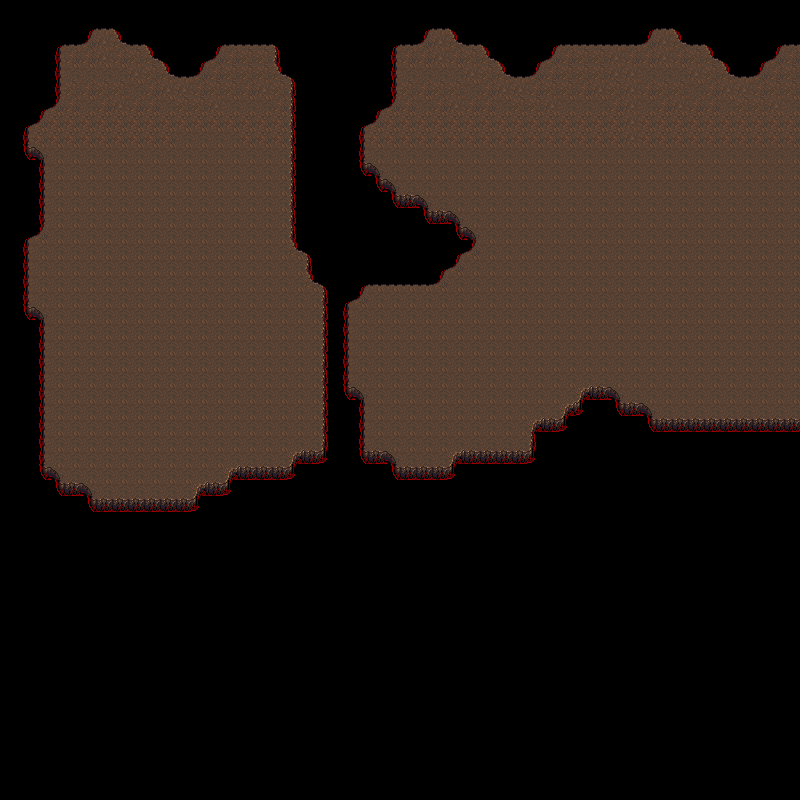

Below is a game level as drawn by its tile map, then a one-line description and the .tmx file that defines it, in full:
An orthogonal 50x50 tile map with 16x16 px tiles, 1 tile layer (Tile Layer 1).

<map version="1.4" tiledversion="1.4.2" orientation="orthogonal" renderorder="right-down" width="50" height="50" tilewidth="16" tileheight="16" infinite="0" nextlayerid="2" nextobjectid="1">
 <tileset firstgid="1" source="Cave.tsx" />
 <layer id="1" name="Tile Layer 1" width="50" height="50">
  <data encoding="csv">
0,0,0,0,0,0,0,0,0,0,0,0,0,0,0,0,0,0,0,0,0,0,0,0,0,0,0,0,0,0,0,0,0,0,0,0,0,0,0,0,0,0,0,0,0,0,0,0,0,0,
0,0,0,0,0,177,178,179,0,0,0,0,0,0,0,0,0,0,0,0,0,0,0,0,0,0,177,178,179,0,0,0,0,0,0,0,0,0,0,0,177,178,179,0,0,0,0,0,0,0,
0,0,0,177,178,225,145,226,178,179,0,0,0,177,178,178,178,179,0,0,0,0,0,0,177,178,225,145,226,178,179,0,0,0,177,178,178,178,178,178,225,145,226,178,179,0,0,0,177,178,
0,0,0,193,162,162,145,162,161,226,179,0,177,225,162,161,161,195,0,0,0,0,0,0,193,162,162,145,162,161,226,179,0,177,225,162,161,161,145,162,162,145,162,161,226,179,0,177,225,162,
0,0,0,193,146,146,146,146,145,161,226,178,225,162,161,161,161,226,179,0,0,0,0,0,193,146,146,146,146,145,161,226,178,225,162,161,161,161,145,145,146,146,146,145,161,226,178,225,162,161,
0,0,0,193,161,162,161,161,146,162,145,145,162,161,161,162,145,161,195,0,0,0,0,0,193,161,162,161,161,146,162,145,145,162,161,161,162,145,161,145,162,161,161,146,162,145,145,162,161,161,
0,0,177,225,162,146,162,145,162,162,146,161,161,145,146,146,146,162,195,0,0,0,0,177,225,162,146,162,145,162,162,146,161,161,145,146,146,146,162,145,146,162,145,162,162,146,161,161,145,146,
0,177,225,194,194,194,194,194,194,194,194,194,194,194,194,194,194,194,195,0,0,0,177,225,194,194,194,194,194,194,194,194,194,194,194,194,194,194,194,145,194,194,194,194,194,194,194,194,194,194,
0,193,194,194,194,194,194,194,194,194,194,146,146,146,146,194,194,194,195,0,0,0,193,194,194,194,194,194,194,194,194,194,194,194,194,194,194,194,194,145,194,194,194,194,194,194,194,194,194,194,
0,209,241,146,146,146,146,146,146,146,146,146,146,146,146,146,146,146,195,0,0,0,193,146,146,146,146,146,146,146,146,146,146,146,146,146,146,146,146,146,146,146,146,146,146,146,146,146,146,146,
0,0,193,146,146,146,146,146,146,146,146,146,146,146,146,146,146,146,195,0,0,0,209,241,146,146,146,146,146,146,146,146,146,146,146,146,146,146,146,146,146,146,146,146,146,146,146,146,146,146,
0,0,193,146,146,146,146,146,146,146,146,146,146,146,146,146,146,146,195,0,0,0,0,209,241,146,146,146,146,146,146,146,146,146,146,146,146,146,146,146,146,146,146,146,146,146,146,146,146,146,
0,0,193,146,146,146,146,146,146,146,146,146,146,146,146,146,146,146,195,0,0,0,0,0,209,210,241,146,146,146,146,146,146,146,146,146,146,146,146,146,146,146,146,146,146,146,146,146,146,146,
0,0,193,146,146,146,146,146,146,146,146,146,146,146,146,146,146,146,195,0,0,0,0,0,0,0,209,210,241,146,146,146,146,146,146,146,146,146,146,146,146,146,146,146,146,146,146,146,146,146,
0,177,225,146,146,146,146,146,146,146,146,146,146,146,146,146,146,146,195,0,0,0,0,0,0,0,0,0,209,241,146,146,146,146,146,146,146,146,146,146,146,146,146,146,146,146,146,146,146,146,
0,193,146,146,146,146,146,146,146,146,146,146,146,146,146,146,146,146,226,179,0,0,0,0,0,0,0,0,177,225,146,146,146,146,146,146,146,146,146,146,146,146,146,146,146,146,146,146,146,146,
0,193,146,146,146,146,146,146,146,146,146,146,146,146,146,146,146,146,146,195,0,0,0,0,0,0,0,177,225,146,146,146,146,146,146,146,146,146,146,146,146,146,146,146,146,146,146,146,146,146,
0,193,146,146,146,146,146,146,146,146,146,146,146,146,146,146,146,146,146,226,179,0,177,178,178,178,178,225,146,146,146,146,146,146,146,146,146,146,146,146,146,146,146,146,146,146,146,146,146,146,
0,193,146,146,146,146,146,146,146,146,146,146,146,146,146,146,146,146,146,146,195,177,225,146,146,146,146,146,146,146,146,146,146,146,146,146,146,146,146,146,146,146,146,146,146,146,146,146,146,146,
0,209,241,146,146,146,146,146,146,146,146,146,146,146,146,146,146,146,146,146,195,193,146,146,146,146,146,146,146,146,146,146,146,146,146,146,146,146,146,146,146,146,146,146,146,146,146,146,146,146,
0,0,193,146,146,146,146,146,146,146,146,146,146,146,146,146,146,146,146,146,195,193,146,146,146,146,146,146,146,146,146,146,146,146,146,146,146,146,146,146,146,146,146,146,146,146,146,146,146,146,
0,0,193,146,146,146,146,146,146,146,146,146,146,146,146,146,146,146,146,146,195,193,146,146,146,146,146,146,146,146,146,146,146,146,146,146,146,146,146,146,146,146,146,146,146,146,146,146,146,146,
0,0,193,146,146,146,146,146,146,146,146,146,146,146,146,146,146,146,146,146,195,193,146,146,146,146,146,146,146,146,146,146,146,146,146,146,146,146,146,146,146,146,146,146,146,146,146,146,146,146,
0,0,193,146,146,146,146,146,146,146,146,146,146,146,146,146,146,146,146,146,195,193,146,146,146,146,146,146,146,146,146,146,146,146,146,146,146,146,146,146,146,146,146,146,146,146,146,146,146,146,
0,0,193,146,146,146,146,146,146,146,146,146,146,146,146,146,146,146,146,146,195,209,241,146,146,146,146,146,146,146,146,146,146,146,146,146,242,210,241,146,146,146,146,146,146,146,146,146,146,146,
0,0,193,146,146,146,146,146,146,146,146,146,146,146,146,146,146,146,146,146,195,0,193,146,146,146,146,146,146,146,146,146,146,146,146,242,211,0,209,210,241,146,146,146,146,146,146,146,146,146,
0,0,193,146,146,146,146,146,146,146,146,146,146,146,146,146,146,146,146,146,195,0,193,146,146,146,146,146,146,146,146,146,146,242,210,211,0,0,0,0,209,210,210,210,210,210,210,210,210,210,
0,0,193,146,146,146,146,146,146,146,146,146,146,146,146,146,146,146,146,146,195,0,193,146,146,146,146,146,146,146,146,146,146,195,0,0,0,0,0,0,0,0,0,0,0,0,0,0,0,0,
0,0,193,146,146,146,146,146,146,146,146,146,146,146,146,146,146,146,242,210,211,0,209,210,241,146,146,146,242,210,210,210,210,211,0,0,0,0,0,0,0,0,0,0,0,0,0,0,0,0,
0,0,209,241,146,146,146,146,146,146,146,146,146,146,242,210,210,210,211,0,0,0,0,0,209,210,210,210,211,0,0,0,0,0,0,0,0,0,0,0,0,0,0,0,0,0,0,0,0,0,
0,0,0,209,210,241,146,146,146,146,146,146,242,210,211,0,0,0,0,0,0,0,0,0,0,0,0,0,0,0,0,0,0,0,0,0,0,0,0,0,0,0,0,0,0,0,0,0,0,0,
0,0,0,0,0,209,210,210,210,210,210,210,211,0,0,0,0,0,0,0,0,0,0,0,0,0,0,0,0,0,0,0,0,0,0,0,0,0,0,0,0,0,0,0,0,0,0,0,0,0,
0,0,0,0,0,0,0,0,0,0,0,0,0,0,0,0,0,0,0,0,0,0,0,0,0,0,0,0,0,0,0,0,0,0,0,0,0,0,0,0,0,0,0,0,0,0,0,0,0,0,
0,0,0,0,0,0,0,0,0,0,0,0,0,0,0,0,0,0,0,0,0,0,0,0,0,0,0,0,0,0,0,0,0,0,0,0,0,0,0,0,0,0,0,0,0,0,0,0,0,0,
0,0,0,0,0,0,0,0,0,0,0,0,0,0,0,0,0,0,0,0,0,0,0,0,0,0,0,0,0,0,0,0,0,0,0,0,0,0,0,0,0,0,0,0,0,0,0,0,0,0,
0,0,0,0,0,0,0,0,0,0,0,0,0,0,0,0,0,0,0,0,0,0,0,0,0,0,0,0,0,0,0,0,0,0,0,0,0,0,0,0,0,0,0,0,0,0,0,0,0,0,
0,0,0,0,0,0,0,0,0,0,0,0,0,0,0,0,0,0,0,0,0,0,0,0,0,0,0,0,0,0,0,0,0,0,0,0,0,0,0,0,0,0,0,0,0,0,0,0,0,0,
0,0,0,0,0,0,0,0,0,0,0,0,0,0,0,0,0,0,0,0,0,0,0,0,0,0,0,0,0,0,0,0,0,0,0,0,0,0,0,0,0,0,0,0,0,0,0,0,0,0,
0,0,0,0,0,0,0,0,0,0,0,0,0,0,0,0,0,0,0,0,0,0,0,0,0,0,0,0,0,0,0,0,0,0,0,0,0,0,0,0,0,0,0,0,0,0,0,0,0,0,
0,0,0,0,0,0,0,0,0,0,0,0,0,0,0,0,0,0,0,0,0,0,0,0,0,0,0,0,0,0,0,0,0,0,0,0,0,0,0,0,0,0,0,0,0,0,0,0,0,0,
0,0,0,0,0,0,0,0,0,0,0,0,0,0,0,0,0,0,0,0,0,0,0,0,0,0,0,0,0,0,0,0,0,0,0,0,0,0,0,0,0,0,0,0,0,0,0,0,0,0,
0,0,0,0,0,0,0,0,0,0,0,0,0,0,0,0,0,0,0,0,0,0,0,0,0,0,0,0,0,0,0,0,0,0,0,0,0,0,0,0,0,0,0,0,0,0,0,0,0,0,
0,0,0,0,0,0,0,0,0,0,0,0,0,0,0,0,0,0,0,0,0,0,0,0,0,0,0,0,0,0,0,0,0,0,0,0,0,0,0,0,0,0,0,0,0,0,0,0,0,0,
0,0,0,0,0,0,0,0,0,0,0,0,0,0,0,0,0,0,0,0,0,0,0,0,0,0,0,0,0,0,0,0,0,0,0,0,0,0,0,0,0,0,0,0,0,0,0,0,0,0,
0,0,0,0,0,0,0,0,0,0,0,0,0,0,0,0,0,0,0,0,0,0,0,0,0,0,0,0,0,0,0,0,0,0,0,0,0,0,0,0,0,0,0,0,0,0,0,0,0,0,
0,0,0,0,0,0,0,0,0,0,0,0,0,0,0,0,0,0,0,0,0,0,0,0,0,0,0,0,0,0,0,0,0,0,0,0,0,0,0,0,0,0,0,0,0,0,0,0,0,0,
0,0,0,0,0,0,0,0,0,0,0,0,0,0,0,0,0,0,0,0,0,0,0,0,0,0,0,0,0,0,0,0,0,0,0,0,0,0,0,0,0,0,0,0,0,0,0,0,0,0,
0,0,0,0,0,0,0,0,0,0,0,0,0,0,0,0,0,0,0,0,0,0,0,0,0,0,0,0,0,0,0,0,0,0,0,0,0,0,0,0,0,0,0,0,0,0,0,0,0,0,
0,0,0,0,0,0,0,0,0,0,0,0,0,0,0,0,0,0,0,0,0,0,0,0,0,0,0,0,0,0,0,0,0,0,0,0,0,0,0,0,0,0,0,0,0,0,0,0,0,0,
0,0,0,0,0,0,0,0,0,0,0,0,0,0,0,0,0,0,0,0,0,0,0,0,0,0,0,0,0,0,0,0,0,0,0,0,0,0,0,0,0,0,0,0,0,0,0,0,0,0
</data>
 </layer>
</map>
